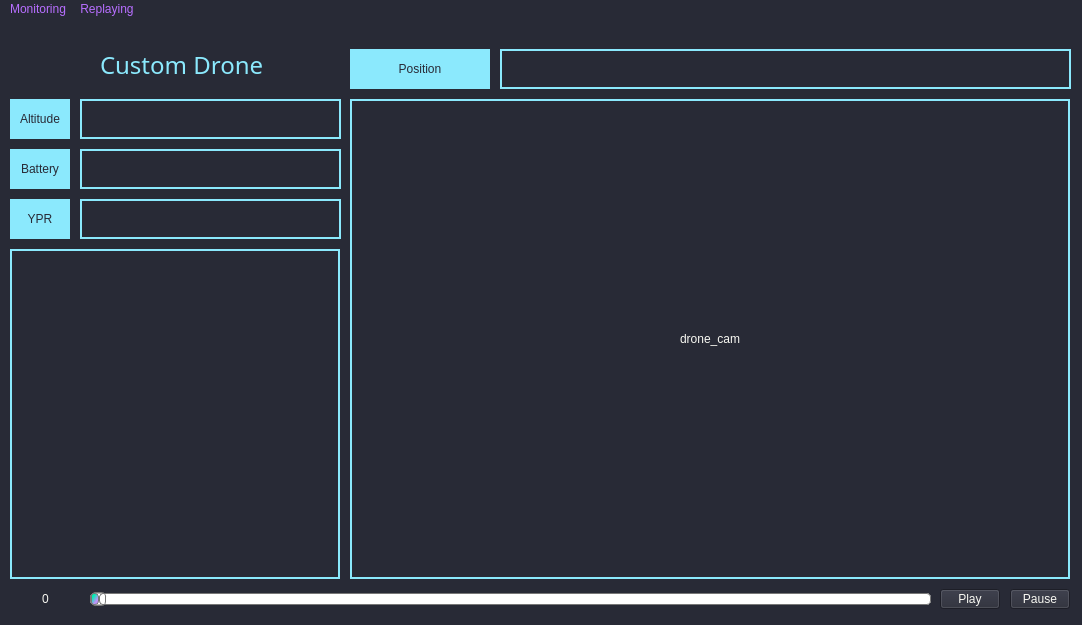
<?xml version="1.0" encoding="UTF-8"?>
<ui version="4.0">
 <class>MainWindow</class>
 <widget class="QMainWindow" name="MainWindow">
  <property name="geometry">
   <rect>
    <x>0</x>
    <y>0</y>
    <width>1082</width>
    <height>625</height>
   </rect>
  </property>
  <property name="sizePolicy">
   <sizepolicy hsizetype="Fixed" vsizetype="Fixed">
    <horstretch>0</horstretch>
    <verstretch>0</verstretch>
   </sizepolicy>
  </property>
  <property name="maximumSize">
   <size>
    <width>1082</width>
    <height>625</height>
   </size>
  </property>
  <property name="baseSize">
   <size>
    <width>1082</width>
    <height>625</height>
   </size>
  </property>
  <property name="windowTitle">
   <string>INHA University D2V GUI</string>
  </property>
  <property name="styleSheet">
   <string notr="true">background-color: rgb(40, 42, 54);</string>
  </property>
  <widget class="QWidget" name="centralwidget">
   <property name="sizePolicy">
    <sizepolicy hsizetype="Fixed" vsizetype="Fixed">
     <horstretch>0</horstretch>
     <verstretch>0</verstretch>
    </sizepolicy>
   </property>
   <property name="maximumSize">
    <size>
     <width>1082</width>
     <height>601</height>
    </size>
   </property>
   <property name="baseSize">
    <size>
     <width>1082</width>
     <height>601</height>
    </size>
   </property>
   <widget class="QLabel" name="drone_cam_label">
    <property name="geometry">
     <rect>
      <x>350</x>
      <y>80</y>
      <width>720</width>
      <height>480</height>
     </rect>
    </property>
    <property name="styleSheet">
     <string notr="true">background-color: rgb(40, 42, 54);
color: rgb(248, 248, 242);
border-style: solid;
border-width:2px;
border-color:rgb(139, 233, 253);</string>
    </property>
    <property name="text">
     <string>drone_cam</string>
    </property>
    <property name="alignment">
     <set>Qt::AlignCenter</set>
    </property>
   </widget>
   <widget class="QLabel" name="drone_png">
    <property name="geometry">
     <rect>
      <x>10</x>
      <y>10</y>
      <width>71</width>
      <height>61</height>
     </rect>
    </property>
    <property name="styleSheet">
     <string notr="true"/>
    </property>
    <property name="text">
     <string/>
    </property>
   </widget>
   <widget class="QLabel" name="drone_label">
    <property name="geometry">
     <rect>
      <x>100</x>
      <y>30</y>
      <width>181</width>
      <height>31</height>
     </rect>
    </property>
    <property name="font">
     <font>
      <family>Waree</family>
      <pointsize>18</pointsize>
      <weight>9</weight>
      <italic>false</italic>
      <bold>false</bold>
     </font>
    </property>
    <property name="styleSheet">
     <string notr="true">color: rgb(139, 233, 253);
font: 75 18pt &quot;Waree&quot;;
</string>
    </property>
    <property name="text">
     <string>Custom Drone</string>
    </property>
   </widget>
   <widget class="QLabel" name="label_10">
    <property name="geometry">
     <rect>
      <x>350</x>
      <y>30</y>
      <width>140</width>
      <height>40</height>
     </rect>
    </property>
    <property name="styleSheet">
     <string notr="true">background-color:rgb(139, 233, 253);
color: rgb(40, 42, 54);
font: 75 10pt &quot;Waree&quot;;

</string>
    </property>
    <property name="text">
     <string>Position</string>
    </property>
    <property name="alignment">
     <set>Qt::AlignCenter</set>
    </property>
   </widget>
   <widget class="QLabel" name="drone_pos_label">
    <property name="geometry">
     <rect>
      <x>500</x>
      <y>30</y>
      <width>571</width>
      <height>40</height>
     </rect>
    </property>
    <property name="styleSheet">
     <string notr="true">background-color: rgb(40, 42, 54);
border-style: solid;
border-width:2px;
border-color: rgb(139, 233, 253);
color: rgb(248, 248, 242);
font: 57 12pt &quot;Ubuntu&quot;;</string>
    </property>
    <property name="text">
     <string/>
    </property>
    <property name="alignment">
     <set>Qt::AlignCenter</set>
    </property>
   </widget>
   <widget class="QPushButton" name="play_btn">
    <property name="geometry">
     <rect>
      <x>940</x>
      <y>570</y>
      <width>60</width>
      <height>20</height>
     </rect>
    </property>
    <property name="styleSheet">
     <string notr="true">color: rgb(248, 248, 242);</string>
    </property>
    <property name="text">
     <string>Play</string>
    </property>
   </widget>
   <widget class="QPushButton" name="pause_btn">
    <property name="geometry">
     <rect>
      <x>1010</x>
      <y>570</y>
      <width>60</width>
      <height>20</height>
     </rect>
    </property>
    <property name="styleSheet">
     <string notr="true">color: rgb(248, 248, 242);</string>
    </property>
    <property name="text">
     <string>Pause</string>
    </property>
   </widget>
   <widget class="QSlider" name="slider">
    <property name="geometry">
     <rect>
      <x>90</x>
      <y>570</y>
      <width>841</width>
      <height>20</height>
     </rect>
    </property>
    <property name="styleSheet">
     <string notr="true">QSlider::groove:horizontal {
border: 1px solid #bbb;
background: white;
height: 10px;
border-radius: 4px;
}

QSlider::sub-page:horizontal {
background: qlineargradient(x1: 0, y1: 0.6, x2: 0.4, y2: 1, stop: 0 #00efb3, stop: 1 #bd93f9);
border: 1px solid #777;
height: 10px;
border-radius: 4px;
}

QSlider::add-page:horizontal {
background: #fff;
border: 1px solid #777;
height: 10px;
border-radius: 4px;
}

QSlider::handle:horizontal {
background: qlineargradient(x1:0, y1:0, x2:1, y2:1,
    stop:0 #eee, stop:1 #ccc);
border: 1px solid #777;
width: 13px;
margin-top: -2px;
margin-bottom: -2px;
border-radius: 4px;
}

QSlider::handle:horizontal:hover {
background: qlineargradient(x1:0, y1:0, x2:1, y2:1,
    stop:0 #fff, stop:1 #ddd);
border: 1px solid #444;
border-radius: 4px;
}

QSlider::sub-page:horizontal:disabled {
background: #bbb;
border-color: #999;
}

QSlider::add-page:horizontal:disabled {
background: #eee;
border-color: #999;
}

QSlider::handle:horizontal:disabled {
background: #eee;
border: 1px solid #aaa;
border-radius: 4px;
}</string>
    </property>
    <property name="orientation">
     <enum>Qt::Horizontal</enum>
    </property>
   </widget>
   <widget class="QLabel" name="ts_txt">
    <property name="geometry">
     <rect>
      <x>10</x>
      <y>570</y>
      <width>71</width>
      <height>20</height>
     </rect>
    </property>
    <property name="styleSheet">
     <string notr="true">color: rgb(248, 248, 242);</string>
    </property>
    <property name="text">
     <string>0</string>
    </property>
    <property name="alignment">
     <set>Qt::AlignCenter</set>
    </property>
   </widget>
   <widget class="QLabel" name="label_7">
    <property name="geometry">
     <rect>
      <x>10</x>
      <y>180</y>
      <width>60</width>
      <height>40</height>
     </rect>
    </property>
    <property name="styleSheet">
     <string notr="true">background-color:rgb(139, 233, 253);
color: rgb(40, 42, 54);
font: 75 10pt &quot;Waree&quot;;

</string>
    </property>
    <property name="lineWidth">
     <number>0</number>
    </property>
    <property name="text">
     <string>YPR</string>
    </property>
    <property name="alignment">
     <set>Qt::AlignCenter</set>
    </property>
   </widget>
   <widget class="QLabel" name="label_8">
    <property name="geometry">
     <rect>
      <x>10</x>
      <y>130</y>
      <width>60</width>
      <height>40</height>
     </rect>
    </property>
    <property name="styleSheet">
     <string notr="true">background-color:rgb(139, 233, 253);
color: rgb(40, 42, 54);
font: 75 10pt &quot;Waree&quot;;

</string>
    </property>
    <property name="text">
     <string>Battery</string>
    </property>
    <property name="alignment">
     <set>Qt::AlignCenter</set>
    </property>
   </widget>
   <widget class="QLabel" name="label_6">
    <property name="geometry">
     <rect>
      <x>10</x>
      <y>80</y>
      <width>60</width>
      <height>40</height>
     </rect>
    </property>
    <property name="styleSheet">
     <string notr="true">background-color:rgb(139, 233, 253);
color: rgb(40, 42, 54);
font: 75 10pt &quot;Waree&quot;;

</string>
    </property>
    <property name="text">
     <string>Altitude</string>
    </property>
    <property name="alignment">
     <set>Qt::AlignCenter</set>
    </property>
   </widget>
   <widget class="QLabel" name="drone_alt_label">
    <property name="geometry">
     <rect>
      <x>80</x>
      <y>80</y>
      <width>261</width>
      <height>40</height>
     </rect>
    </property>
    <property name="styleSheet">
     <string notr="true">background-color: rgb(40, 42, 54);
border-style: solid;
border-width:2px;
border-color: rgb(139, 233, 253);
color: rgb(248, 248, 242);
font: 57 12pt &quot;Ubuntu&quot;;</string>
    </property>
    <property name="text">
     <string/>
    </property>
    <property name="alignment">
     <set>Qt::AlignCenter</set>
    </property>
   </widget>
   <widget class="QLabel" name="drone_batt_label">
    <property name="geometry">
     <rect>
      <x>80</x>
      <y>130</y>
      <width>261</width>
      <height>40</height>
     </rect>
    </property>
    <property name="styleSheet">
     <string notr="true">background-color: rgb(40, 42, 54);
border-style: solid;
border-width:2px;
border-color: rgb(139, 233, 253);
color: rgb(248, 248, 242);
font: 57 12pt &quot;Ubuntu&quot;;</string>
    </property>
    <property name="text">
     <string/>
    </property>
    <property name="alignment">
     <set>Qt::AlignCenter</set>
    </property>
   </widget>
   <widget class="QLabel" name="lable_8">
    <property name="geometry">
     <rect>
      <x>10</x>
      <y>230</y>
      <width>330</width>
      <height>330</height>
     </rect>
    </property>
    <property name="styleSheet">
     <string notr="true">background-color: rgb(40, 42, 54);
border-style: solid;
border-width:2px;
border-color:rgb(139, 233, 253);</string>
    </property>
    <property name="text">
     <string/>
    </property>
   </widget>
   <widget class="QLabel" name="drone_ypr_label">
    <property name="geometry">
     <rect>
      <x>80</x>
      <y>180</y>
      <width>261</width>
      <height>40</height>
     </rect>
    </property>
    <property name="styleSheet">
     <string notr="true">background-color: rgb(40, 42, 54);
border-style: solid;
border-width:2px;
border-color: rgb(139, 233, 253);
color: rgb(248, 248, 242);
font: 57 12pt &quot;Ubuntu&quot;;</string>
    </property>
    <property name="frameShape">
     <enum>QFrame::StyledPanel</enum>
    </property>
    <property name="lineWidth">
     <number>1</number>
    </property>
    <property name="text">
     <string/>
    </property>
    <property name="alignment">
     <set>Qt::AlignCenter</set>
    </property>
   </widget>
   <widget class="QWidget" name="verticalLayoutWidget">
    <property name="geometry">
     <rect>
      <x>20</x>
      <y>240</y>
      <width>311</width>
      <height>311</height>
     </rect>
    </property>
    <layout class="QVBoxLayout" name="dro_gl"/>
   </widget>
   <zorder>drone_png</zorder>
   <zorder>drone_cam_label</zorder>
   <zorder>drone_label</zorder>
   <zorder>label_10</zorder>
   <zorder>drone_pos_label</zorder>
   <zorder>play_btn</zorder>
   <zorder>pause_btn</zorder>
   <zorder>slider</zorder>
   <zorder>ts_txt</zorder>
   <zorder>label_7</zorder>
   <zorder>label_8</zorder>
   <zorder>label_6</zorder>
   <zorder>drone_alt_label</zorder>
   <zorder>drone_batt_label</zorder>
   <zorder>lable_8</zorder>
   <zorder>drone_ypr_label</zorder>
   <zorder>verticalLayoutWidget</zorder>
  </widget>
  <widget class="QMenuBar" name="menubar">
   <property name="geometry">
    <rect>
     <x>0</x>
     <y>0</y>
     <width>1082</width>
     <height>24</height>
    </rect>
   </property>
   <property name="styleSheet">
    <string notr="true">font: 12pt &quot;Ubuntu&quot;;
color: rgb(183, 110, 255);</string>
   </property>
   <widget class="QMenu" name="menuMonitoring">
    <property name="styleSheet">
     <string notr="true"/>
    </property>
    <property name="title">
     <string>Monitoring</string>
    </property>
    <addaction name="actionReady"/>
    <addaction name="actionRecord"/>
    <addaction name="actionMission1"/>
    <addaction name="actionMission2"/>
    <addaction name="actionStop"/>
   </widget>
   <widget class="QMenu" name="menuReplaying">
    <property name="styleSheet">
     <string notr="true"/>
    </property>
    <property name="title">
     <string>Replaying</string>
    </property>
    <addaction name="actionReady_2"/>
    <addaction name="actionStart_2"/>
   </widget>
   <addaction name="menuMonitoring"/>
   <addaction name="menuReplaying"/>
  </widget>
  <action name="actionReady">
   <property name="text">
    <string>Ready</string>
   </property>
  </action>
  <action name="actionMission1">
   <property name="text">
    <string>Mission1</string>
   </property>
  </action>
  <action name="actionMission2">
   <property name="text">
    <string>Mission2</string>
   </property>
  </action>
  <action name="actionReady_2">
   <property name="text">
    <string>Ready</string>
   </property>
  </action>
  <action name="actionStart_2">
   <property name="text">
    <string>Start</string>
   </property>
  </action>
  <action name="actionRecord">
   <property name="text">
    <string>Record</string>
   </property>
  </action>
  <action name="actionSave_as_Dataset">
   <property name="text">
    <string>Save as Dataset</string>
   </property>
  </action>
  <action name="actionStop">
   <property name="text">
    <string>Stop</string>
   </property>
  </action>
 </widget>
 <resources/>
 <connections/>
</ui>
